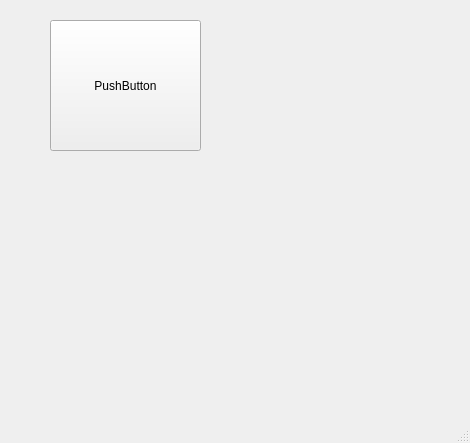
<?xml version="1.0" encoding="UTF-8"?>
<ui version="4.0">
 <class>MainWindow</class>
 <widget class="QMainWindow" name="MainWindow">
  <property name="geometry">
   <rect>
    <x>0</x>
    <y>0</y>
    <width>470</width>
    <height>443</height>
   </rect>
  </property>
  <property name="windowTitle">
   <string>MainWindow</string>
  </property>
  <widget class="QWidget" name="centralwidget">
   <widget class="QPushButton" name="pushButton">
    <property name="geometry">
     <rect>
      <x>50</x>
      <y>20</y>
      <width>151</width>
      <height>131</height>
     </rect>
    </property>
    <property name="text">
     <string>PushButton</string>
    </property>
   </widget>
   <widget class="QLabel" name="label">
    <property name="geometry">
     <rect>
      <x>110</x>
      <y>130</y>
      <width>271</width>
      <height>311</height>
     </rect>
    </property>
    <property name="text">
     <string/>
    </property>
    <property name="pixmap">
     <pixmap resource="../../../Projects/icons.qrc">:/new/prefix1/Avatar.png</pixmap>
    </property>
   </widget>
  </widget>
  <widget class="QMenuBar" name="menubar">
   <property name="geometry">
    <rect>
     <x>0</x>
     <y>0</y>
     <width>470</width>
     <height>22</height>
    </rect>
   </property>
  </widget>
  <widget class="QStatusBar" name="statusbar"/>
 </widget>
 <resources>
  <include location="../../../Projects/icons.qrc"/>
 </resources>
 <connections/>
</ui>
